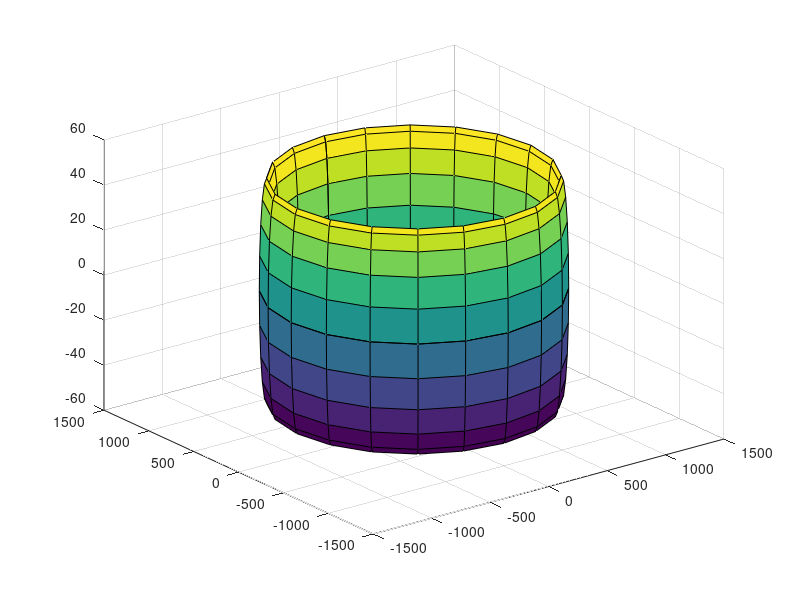

The MATLAB source for this figure:
clc
clear
close all

u = 0:0.05:1;
w = 0:0.05:1;

for i = 1:length(u)
    for j = 1:length(w)
       X(i,j) = (1000+50*cos(2*pi*u(i)))*sin(2*pi*w(j));
       Y(i,j) = (1000+50*cos(2*pi*u(i)))*cos(2*pi*w(j));
       Z(i,j) = 50*sin(2*pi*u(i));
    end
end

surf(X,Y,Z);
